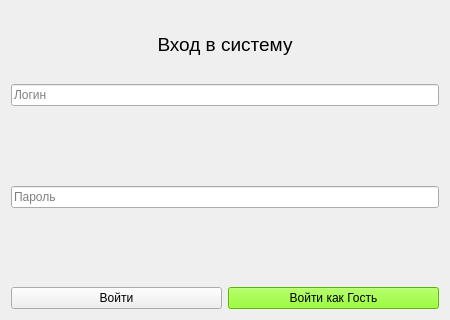
<?xml version="1.0" encoding="UTF-8"?>
<ui version="4.0">
 <class>LoginPage</class>
 <widget class="QWidget" name="LoginPage">
  <property name="geometry"><rect><x>0</x><y>0</y><width>450</width><height>320</height></rect></property>
  <layout class="QVBoxLayout" name="main_layout">
   <item><widget class="QLabel" name="lbl_title"><property name="text"><string>Вход в систему</string></property><property name="alignment"><set>Qt::AlignCenter</set></property><property name="font"><font><pointsize>14</pointsize><weight>700</weight></font></property></widget></item>
   <item><widget class="QLineEdit" name="login_input"><property name="placeholderText"><string>Логин</string></property></widget></item>
   <item><widget class="QLabel" name="lbl_login_err"><property name="text"><string></string></property></widget></item>
   <item><widget class="QLineEdit" name="password_input"><property name="placeholderText"><string>Пароль</string></property><property name="echoMode"><enum>QLineEdit::Password</enum></property></widget></item>
   <item><widget class="QLabel" name="lbl_pass_err"><property name="text"><string></string></property></widget></item>
   <item><layout class="QHBoxLayout" name="btn_layout">
    <item><widget class="QPushButton" name="btn_login"><property name="text"><string>Войти</string></property></widget></item>
    <item><widget class="QPushButton" name="btn_guest"><property name="text"><string>Войти как Гость</string></property><property name="styleSheet"><string notr="true">background-color: #7FFF00;</string></property></widget></item>
   </layout></item>
  </layout>
 </widget>
</ui>
